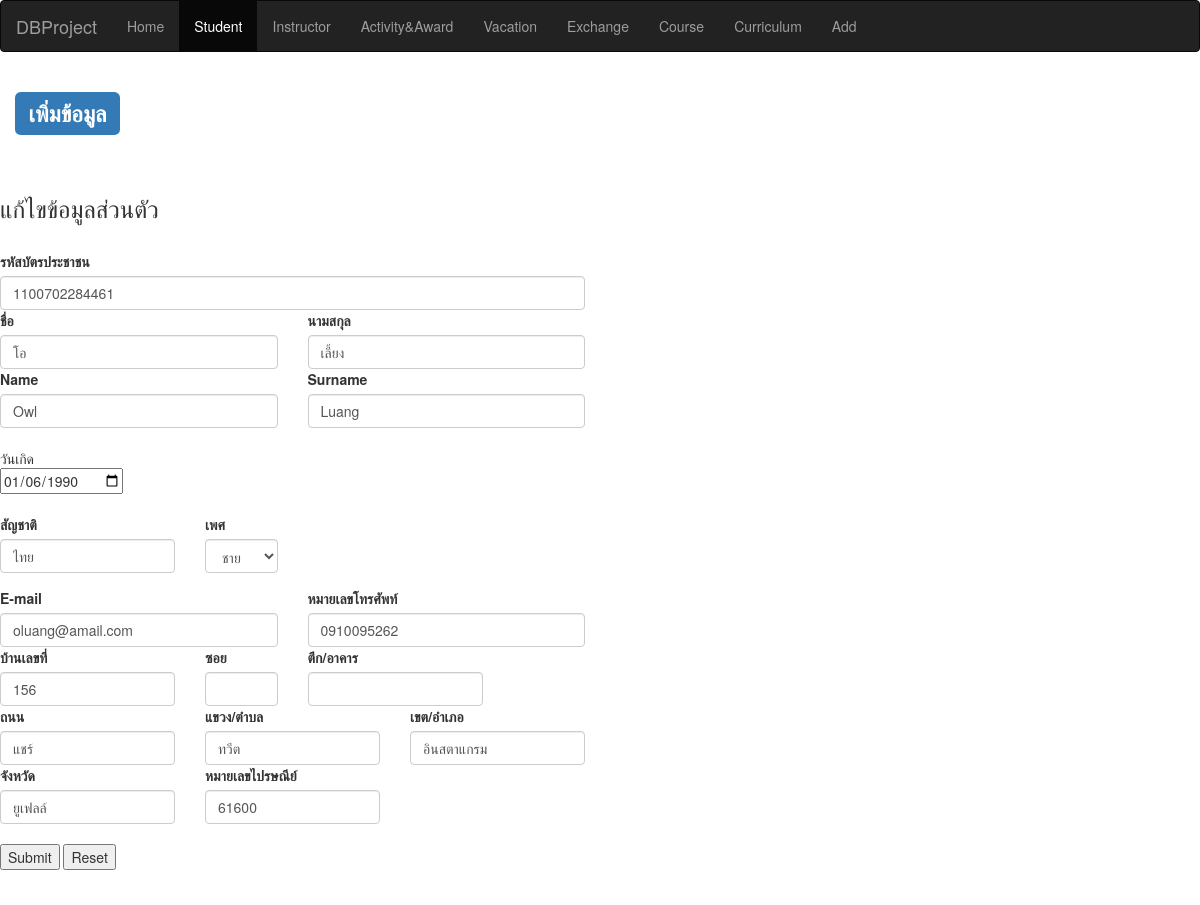
The app's page /editStudent.php?sid=5230088724 with its own data.
### tables this page shows
CREATE TABLE `student` (
  `sid` varchar(10) NOT NULL,
  `status` varchar(20) NOT NULL,
  `year_enrolled` int(11) NOT NULL,
  `Behaviour_score` int(11) NOT NULL,
  `national_id` varchar(13) NOT NULL,
  PRIMARY KEY (`sid`,`national_id`),
  KEY `student_ibfk_1` (`national_id`),
  CONSTRAINT `student_ibfk_1` FOREIGN KEY (`national_id`) REFERENCES `person` (`national_id`) ON DELETE CASCADE ON UPDATE CASCADE
);

CREATE TABLE `person` (
  `firstname_th` varchar(30) NOT NULL,
  `surname_th` varchar(30) NOT NULL,
  `nationality` varchar(15) NOT NULL,
  `gender` varchar(10) NOT NULL,
  `national_id` varchar(13) NOT NULL,
  `firstname_en` varchar(30) NOT NULL,
  `surname_en` varchar(30) NOT NULL,
  `phone_num` varchar(10) NOT NULL,
  `e_mail` varchar(320) NOT NULL,
  `date_of_birth` date NOT NULL,
  PRIMARY KEY (`national_id`)
);

CREATE TABLE `live_in` (
  `national_id` varchar(13) NOT NULL,
  `house_num` varchar(15) NOT NULL,
  `subdistrict` varchar(15) NOT NULL,
  `district` varchar(15) NOT NULL,
  `province` varchar(15) NOT NULL,
  PRIMARY KEY (`national_id`,`house_num`,`subdistrict`,`district`,`province`),
  KEY `house_num` (`house_num`,`subdistrict`,`district`,`province`),
  CONSTRAINT `live_in_ibfk_1` FOREIGN KEY (`national_id`) REFERENCES `person` (`national_id`) ON DELETE CASCADE ON UPDATE CASCADE
);

CREATE TABLE `address` (
  `house_num` int(11) NOT NULL,
  `building` varchar(15) DEFAULT NULL,
  `road` varchar(15) NOT NULL,
  `alley` varchar(15) DEFAULT NULL,
  `subdistrict` varchar(15) NOT NULL,
  `district` varchar(15) NOT NULL,
  `province` varchar(15) NOT NULL,
  `postal_code` int(11) NOT NULL,
  PRIMARY KEY (`house_num`,`subdistrict`,`district`,`province`)
);

### editStudent.php (the view, shortened to what this page needs)
<?php
include('connect.php');
?>
<?php
$sid = $_GET["sid"];
$query = "SELECT *
FROM student natural join person natural join live_in natural join address
WHERE sid = ".'"'.$sid.'"';
$result = $conn->query($query);
if ($result->num_rows > 0) {
    while($row = $result->fetch_assoc()) {
        $house_num = $row['house_num'];
        $subdistrict = $row['subdistrict'];
        $district = $row['district'];
        $province = $row['province'];
        $national_id = $row['national_id'];
        $firstname_th = $row['firstname_th'];
        $surname_th = $row['surname_th'];
        $nationality = $row['nationality'];
        $gender = $row['gender'];
        $firstname_en = $row['firstname_en'];
        $surname_en = $row['surname_en'];
        $phone_num = $row['phone_num'];
        $e_mail = $row['e_mail'];
        $date_of_birth = $row['date_of_birth'];
        $building = $row['building'];
        $road = $row['road'];
        $alley = $row['alley'];
        $postal_code = $row['postal_code'];
    }
} else {
    echo "0 results";
}
?>
<!DOCTYPE html>
<html lang="en">
<head>
  <link rel="stylesheet" href="https://maxcdn.bootstrapcdn.com/bootstrap/3.3.7/css/bootstrap.min.css">
</head>
<body>
<nav class="navbar navbar-inverse">
  <div class="container-fluname">
    <div class="navbar-header">
      <a class="navbar-brand" href="#">DBProject</a>
    </div>
    <ul class="nav navbar-nav">
       <li><a href="home.php">Home</a></li>
      <li class="active"><a href="searchStudent.html">Student</a></li>
      <li><a href="searchInstructor.html">Instructor</a></li>
      <li><a href="searchActivity.html">Activity&Award</a></li>
       <li><a href="searchVacation.html">Vacation</a></li>
        <li><a href="searchExchange.html">Exchange</a></li>
       <li><a href="searchCourse.html">Course</a></li>
       <li><a href="searchCurriculum.html">Curriculum</a></li>
       <li><a href="addStudent.html">Add</a></li>
    </ul>
  </div>
</nav>
<div class="container">
<div class = "row">
<h2><span class="label label-primary">เพิ่มข้อมูล</span></h2>
<br/>
<div class = "row">
<br />
<h3> แก้ไขข้อมูลส่วนตัว </h3>
<br />
<form method="GET" action="editStudentAction.php">
    <div class="form-group">
    <div class="row">
      <div class="col-md-6">
        <label for="national_id">รหัสบัตรประชาชน</label>
        <input class="form-control" name="national_id" type="text" <?php echo "value = ".'"'.$national_id.'"';?>>
      </div>
    </div>
     <div class="row">
      <div class="col-md-3">
        <label for="firstname_th">ชื่อ</label>
        <input class="form-control" name="firstname_th" type="text" <?php echo "value = ".'"'.$firstname_th.'"';?>>
      </div>
      <div class="col-md-3">
        <label for="surname_th">นามสกุล</label>
        <input class="form-control" name="surname_th" type="text" <?php echo "value = ".'"'.$surname_th.'"';?>>
      </div>
    </div>
    <div class="row">
      <div class="col-md-3">
        <label for="firstname_en">Name</label>
        <input class="form-control" name="firstname_en" type="text" <?php echo "value = ".'"'.$firstname_en.'"';?>>
      </div>
      <div class="col-md-3">
        <label for="surname_en">Surname</label>
        <input class="form-control" name="surname_en" type="text" <?php echo "value = ".'"'.$surname_en.'"';?>>
      </div>
    </div>
    <br/>
    <div class ="row">
      <div class= "col-md-1">
         วันเกิด
  <input type="date" name="bday" <?php echo "value = ".'"'.$date_of_birth.'"';?>>
    </div>
    </div>
    <br/>
    <div class="row">
      <div class="col-md-2">
        <label for="nationality">สัญชาติ</label>
        <input class="form-control" name="nationality" type="text" <?php echo "value = ".'"'.$nationality.'"';?>>
      </div>
     <div class= "col-md-1">
   <div class="form-group">
  <label for="sex">เพศ</label>
  <select class="form-control" name="sex" <?php echo "value = ".'"'.$gender.'"';?>>
    <option value ='ชาย' selected>ชาย</option>
  </select>
  </div>
    </div>
    </div>
    <div class="row">
    <div class="col-md-3">
        <label for="e_mail">E-mail</label>
        <input class="form-control" name="e_mail" type="text" <?php echo "value = ".'"'.$e_mail.'"';?>>
      </div>
      <div class="col-md-3">
        <label for="phone">หมายเลขโทรศัพท์</label>
        <input class="form-control" name="phone" type="text" <?php echo "value = ".'"'.$phone_num.'"';?>>
      </div>
    </div>
<div class="row">
    <div class="col-md-2">
        <label for="housenum">บ้านเลขที่</label>
        <input class="form-control" name="housenum" type="text" <?php echo "value = ".'"'.$house_num.'"';?>>
      </div>
      <div class="col-md-1">
        <label for="alley">ซอย</label>
        <input class="form-control" name="alley" type="text" <?php echo "value = ".'"'.$alley.'"';?>>
      </div>
      <div class="col-md-2">
        <label for="building">ตึก/อาคาร</label>
        <input class="form-control" name="building" type="text" <?php echo "value = ".'"'.$building.'"';?>>
      </div>
    </div>
    <div class="row">
    <div class="col-md-2">
        <label for="road">ถนน</label>
        <input class="form-control" name="road" type="text" <?php echo "value = ".'"'.$road.'"';?>>
      </div>
      <div class="col-md-2">
        <label for="subdistrict">แขวง/ตำบล</label>
        <input class="form-control" name="subdistrict" type="text" <?php echo "value = ".'"'.$subdistrict.'"';?>>
      </div>
      <div class="col-md-2">
        <label for="district">เขต/อำเภอ</label>
        <input class="form-control" name="district" type="text" <?php echo "value = ".'"'.$district.'"';?>>
      </div>
    </div>
    <div class="row">
    <div class="col-md-2">
        <label for="province">จังหวัด</label>
        <input class="form-control" name="province" type="text" <?php echo "value = ".'"'.$province.'"';?>>
      </div>
      <div class="col-md-2">
        <label for="postal">หมายเลขไปรษณีย์</label>
        <input class="form-control" name="postal" type="text" <?php echo "value = ".'"'.$postal_code.'"';?>>
      </div>
    </div>
    <br />
    <div class="row">
     <div class="col-md-4">
 <input type="submit" value="Submit">
 <input type="reset" value="Reset">
    </div>
</div>
    </div>
    </div>
</div>
</div>
<br />
</body>
</html>

### records on screen
student: national_id "1100702284461", firstname_th "โอ", surname_th "เลี้ยง", firstname_en "Owl", surname_en "Luang", bday "01/06/1990", nationality "ไทย", sex "ชาย", e_mail "oluang@amail.com", phone "0910095262", housenum "156", road "แชร์", subdistrict "ทวีต", district "อินสตาแกรม", province "ยูเฟลล์", postal "61600"
